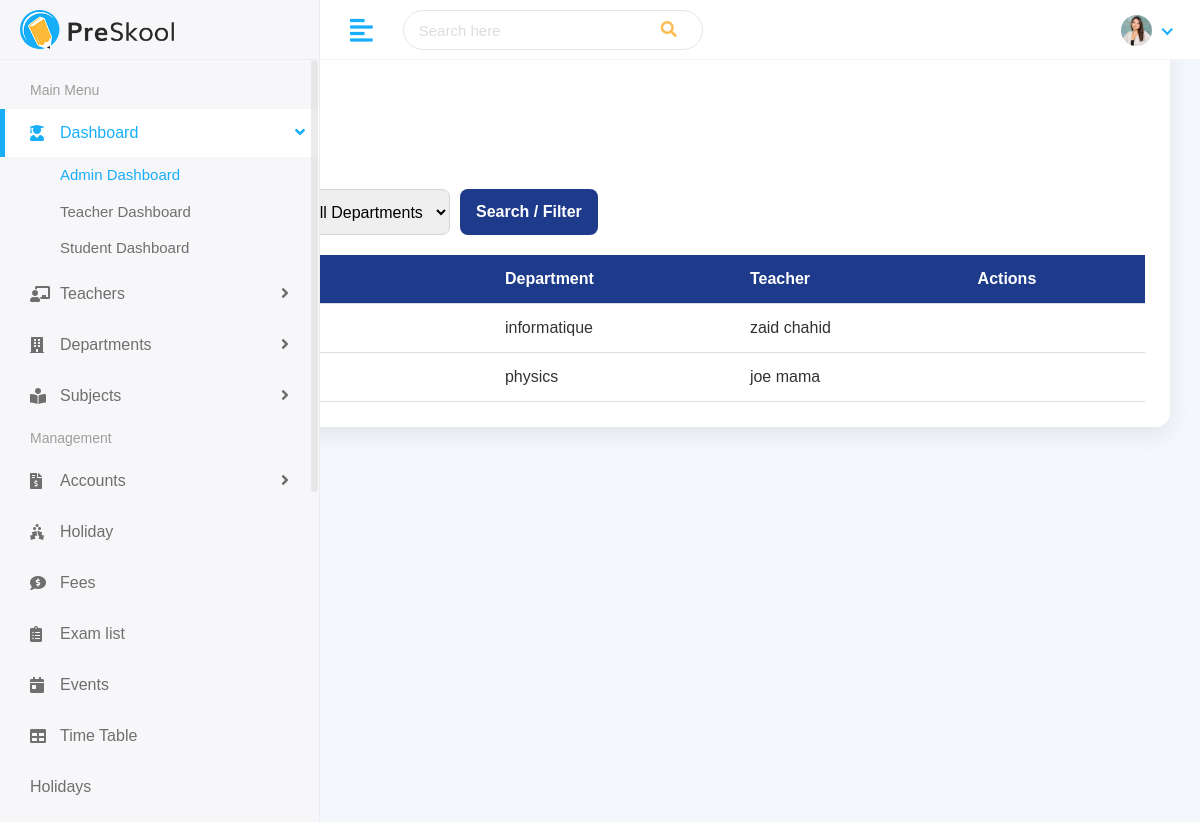
The app's page /subjects/ (signed in), older data.
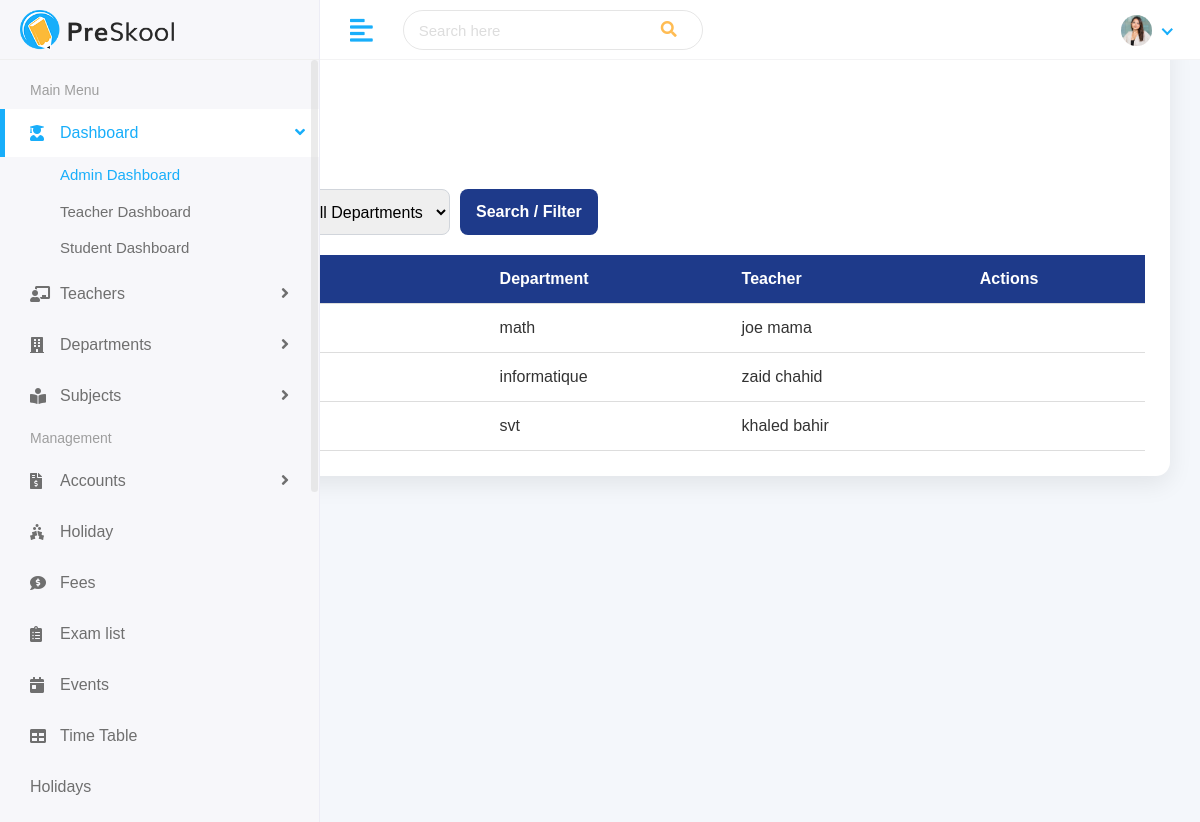
The same page, newer data.
### faculty/models.py (models this page shows, shortened)
class Subject(models.Model):
    name = models.CharField(max_length=100)
    code = models.CharField(max_length=20, unique=True)
    department = models.ForeignKey(Department, on_delete=models.CASCADE)
    teacher = models.ForeignKey(Teacher, on_delete=models.CASCADE)

class Department(models.Model):
    name = models.CharField(max_length=100, unique=True)
    description = models.TextField(blank=True, null=True, default='')

class Teacher(models.Model):
    first_name = models.CharField(max_length=100)
    last_name = models.CharField(max_length=100)
    teacher_id = models.CharField(max_length=30, unique=True, blank=True, null=True)
    email = models.EmailField(unique=True)
    phone = models.CharField(max_length=20)
    seniority = models.PositiveIntegerField(default=1)
    address = models.TextField(blank=True, null=True, default='')
    department = models.ForeignKey(
        Department,
        on_delete=models.SET_NULL,
        null=True,
        blank=True,
        related_name='teachers'
    )

### faculty/views.py (the view, shortened to what this page needs)
# urls.py: path('subjects/', views.subject_list, name='subject_list'),
@login_required
def subject_list(request):
    query = request.GET.get('q', '')
    department_id = request.GET.get('department', '')
    subjects = Subject.objects.select_related('department', 'teacher').all().order_by('name')
    departments = Department.objects.all().order_by('name')
    if department_id:
        subjects = subjects.filter(department_id=department_id)
    return render(request, 'subjects/subject-list.html', {
        'subjects': subjects,
        'departments': departments,
        'query': query,
        'selected_department': department_id,
    })

### templates/subjects/subject-list.html (shortened to what this page needs)
{% extends 'Home/base.html' %}
{% load static %}
{% block body %}
    <div class="container">
        <h1>Subject List</h1>
        <div class="top-actions">
            <a href="{% url 'dashboard' %}" class="btn btn-back">Back to Dashboard</a>
        </div>
        <div class="filters">
            <form method="GET" class="search-form">
                <select name="department">
                    <option value="">All Departments</option>
                </select>
                <button type="submit" class="btn btn-filter">Search / Filter</button>
            </form>
        </div>
        <table>
            <thead>
                <tr>
                    <th>Code</th>
                    <th>Name</th>
                    <th>Department</th>
                    <th>Teacher</th>
                    <th>Actions</th>
                </tr>
            </thead>
            <tbody>
                {% for subject in subjects %}
                <tr>
                    <td>{{ subject.code }}</td>
                    <td>{{ subject.name }}</td>
                    <td>{{ subject.department.name }}</td>
                    <td>{{ subject.teacher.first_name }} {{ subject.teacher.last_name }}</td>
                    <td>
                    </td>
                </tr>
                {% empty %}
                <tr>
                    <td colspan="5">No subjects found.</td>
                </tr>
                {% endfor %}
            </tbody>
        </table>
    </div>
{% endblock %}

### templates/Home/base.html (shortened to what this page needs)
{% load static %}
<!DOCTYPE html>
<html lang="en">
   <head>
      <link rel="stylesheet" href="{%static 'assets/plugins/bootstrap/css/bootstrap.min.css' %}">
      <link rel="stylesheet" href="{%static 'assets/plugins/fontawesome/css/fontawesome.min.css' %}">
      <link rel="stylesheet" href="{%static 'assets/plugins/fontawesome/css/all.min.css' %}">
      <link rel="stylesheet" href="{%static 'assets/css/style.css' %}">
   </head>
   <body>
      <div class="main-wrapper">
         <div class="header">
            <div class="header-left">
               <a href="index.html" class="logo">
               <img src="{%static 'assets/img/logo.png' %}" alt="Logo">
               </a>
            </div>
            <a href="javascript:void(0);" id="toggle_btn">
            <i class="fas fa-align-left"></i>
            </a>
            <div class="top-nav-search">
               <form>
                  <input type="text" class="form-control" placeholder="Search here">
                  <button class="btn" type="submit"><i class="fas fa-search"></i></button>
               </form>
            </div>
            <ul class="nav user-menu">
               <li class="nav-item dropdown noti-dropdown">
                  <a href="#" class="dropdown-toggle nav-link" data-toggle="dropdown">
                  </a>
               </li>
               <li class="nav-item dropdown has-arrow">
                  <a href="#" class="dropdown-toggle nav-link" data-toggle="dropdown">
                  <span class="user-img"><img class="rounded-circle" src="{%static 'assets/img/profiles/avatar-01.jpg'%}" width="31" alt="Ryan Taylor"></span>
                  </a>
               </li>
            </ul>
         </div>
         <div class="sidebar" id="sidebar">
            <div class="sidebar-inner slimscroll">
               <div id="sidebar-menu" class="sidebar-menu">
                  <ul>
                     <li class="menu-title">
                        <span>Main Menu</span>
                     </li>
                     <li class="submenu active">
                        <a href="#"><i class="fas fa-user-graduate"></i> <span> Dashboard</span> <span class="menu-arrow"></span></a>
                        <ul>
                           <li><a href="index.html" class="active">Admin Dashboard</a></li>
                           <li><a href="teacher-dashboard.html">Teacher Dashboard</a></li>
                           <li><a href="student-dashboard.html">Student Dashboard</a></li>
                        </ul>
                     </li>
                     <li class="submenu">
                        <a href="#"><i class="fas fa-chalkboard-teacher"></i> <span> Teachers</span> <span class="menu-arrow"></span></a>
                     </li>
                     <li class="submenu">
                        <a href="#"><i class="fas fa-building"></i> <span> Departments</span> <span class="menu-arrow"></span></a>
                     </li>
                     <li class="submenu">
                        <a href="#"><i class="fas fa-book-reader"></i> <span> Subjects</span> <span class="menu-arrow"></span></a>
                     </li>
                     <li class="menu-title">
                        <span>Management</span>
                     </li>
                     <li class="submenu">
                        <a href="#"><i class="fas fa-file-invoice-dollar"></i> <span> Accounts</span> <span class="menu-arrow"></span></a>
                     </li>
                     <li>
                        <a href="{% url 'holiday_list' %}"><i class="fas fa-holly-berry"></i> <span>Holiday</span></a>
                     </li>
                     <li>
                        <a href="fees.html"><i class="fas fa-comment-dollar"></i> <span>Fees</span></a>
                     </li>
                     <li>
                        <a href="{% url 'exam_list' %}"><i class="fas fa-clipboard-list"></i> <span>Exam list</span></a>
                     </li>
                     <li>
                        <a href="event.html"><i class="fas fa-calendar-day"></i> <span>Events</span></a>
                     </li>
                     <li>
                        <a href="{% url 'timetable_list' %}"><i class="fas fa-table"></i><span>Time Table</span></a>
                     </li>
                     <li>
                        <a href="{% url 'holiday_list' %}">Holidays</a>
                     </li>
                  </ul>
               </div>
            </div>
         </div>
         {% block body %}
         {% endblock %}
      </div>
  </body>
  </html>

### templates/subjects/subject-list.html (style rules this page uses)
* { box-sizing: border-box; font-family: Arial, sans-serif; }
body { background: #f4f7fb; margin: 0; padding: 30px; }
.container { max-width: 1200px; margin: auto; background: white; padding: 25px; border-radius: 14px; box-shadow: 0 8px 25px rgba(0,0,0,0.08); }
h1 { color: #1e3a8a; margin-bottom: 20px; }
.top-actions, .filters { margin-bottom: 20px; }
.btn { display: inline-block; text-decoration: none; padding: 10px 16px; border-radius: 8px; font-weight: bold; margin-right: 10px; }
.btn-back { background: #6b7280; color: white; }
.btn-filter { background: #1e3a8a; color: white; border: none; cursor: pointer; }
form.search-form { display: flex; gap: 10px; flex-wrap: wrap; }
input, select { padding: 10px; border: 1px solid #d1d5db; border-radius: 8px; }
table { width: 100%; border-collapse: collapse; }
th, td { padding: 12px; border-bottom: 1px solid #ddd; text-align: left; }
thead { background: #1e3a8a; color: white; }

Row changes from the older to the newer data that the page shows:
removed Subject: department.name "physics", teacher.first_name "joe", teacher.last_name "mama"
added Subject: department.name "math", teacher.first_name "joe", teacher.last_name "mama"
added Subject: department.name "svt", teacher.first_name "khaled", teacher.last_name "bahir"
